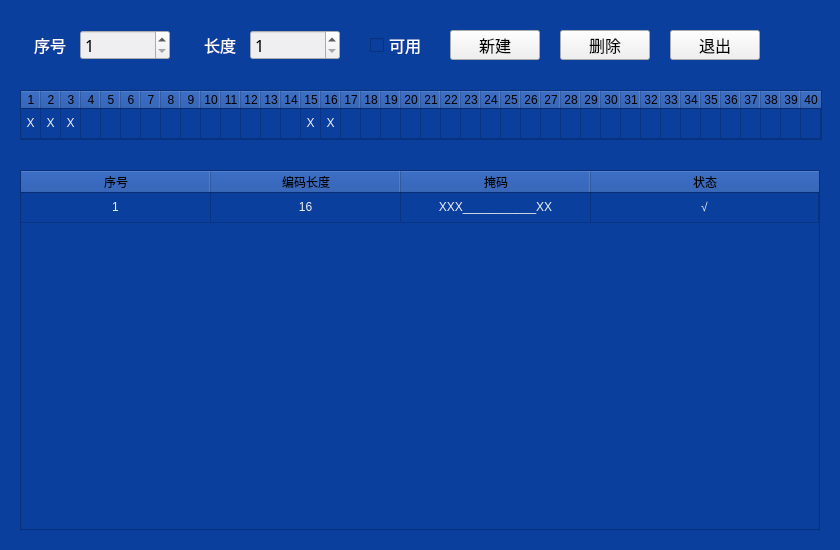
<?xml version="1.0" encoding="UTF-8"?>
<ui version="4.0">
 <class>Form</class>
 <widget class="QWidget" name="Form">
  <property name="geometry">
   <rect>
    <x>0</x>
    <y>0</y>
    <width>840</width>
    <height>550</height>
   </rect>
  </property>
  <property name="windowTitle">
   <string>编码规则</string>
  </property>
  <property name="styleSheet">
   <string notr="true">QWidget
{
background-color: rgb(11,63,158);
}</string>
  </property>
  <widget class="QLabel" name="label_22">
   <property name="geometry">
    <rect>
     <x>200</x>
     <y>30</y>
     <width>40</width>
     <height>30</height>
    </rect>
   </property>
   <property name="font">
    <font>
     <family>微软雅黑</family>
     <pointsize>12</pointsize>
    </font>
   </property>
   <property name="styleSheet">
    <string notr="true">color: rgb(255, 255, 255);
border:0px;</string>
   </property>
   <property name="text">
    <string>长度</string>
   </property>
   <property name="alignment">
    <set>Qt::AlignCenter</set>
   </property>
  </widget>
  <widget class="QSpinBox" name="spinBox_5">
   <property name="geometry">
    <rect>
     <x>250</x>
     <y>30</y>
     <width>90</width>
     <height>30</height>
    </rect>
   </property>
   <property name="font">
    <font>
     <family>微软雅黑</family>
     <pointsize>12</pointsize>
    </font>
   </property>
   <property name="styleSheet">
    <string notr="true">background-color: rgb(239, 239, 241);</string>
   </property>
   <property name="wrapping">
    <bool>false</bool>
   </property>
   <property name="frame">
    <bool>true</bool>
   </property>
   <property name="buttonSymbols">
    <enum>QAbstractSpinBox::UpDownArrows</enum>
   </property>
   <property name="minimum">
    <number>1</number>
   </property>
   <property name="maximum">
    <number>37</number>
   </property>
  </widget>
  <widget class="QCheckBox" name="checkBox_6">
   <property name="geometry">
    <rect>
     <x>370</x>
     <y>30</y>
     <width>60</width>
     <height>30</height>
    </rect>
   </property>
   <property name="font">
    <font>
     <family>微软雅黑</family>
     <pointsize>12</pointsize>
    </font>
   </property>
   <property name="styleSheet">
    <string notr="true">color: rgb(255, 255, 255);</string>
   </property>
   <property name="text">
    <string>可用</string>
   </property>
  </widget>
  <widget class="QPushButton" name="pushButton_3">
   <property name="geometry">
    <rect>
     <x>450</x>
     <y>30</y>
     <width>90</width>
     <height>30</height>
    </rect>
   </property>
   <property name="font">
    <font>
     <family>微软雅黑</family>
     <pointsize>12</pointsize>
    </font>
   </property>
   <property name="styleSheet">
    <string notr="true">background-color: rgb(239, 239, 241);</string>
   </property>
   <property name="text">
    <string>新建</string>
   </property>
  </widget>
  <widget class="QPushButton" name="pushButton_4">
   <property name="geometry">
    <rect>
     <x>560</x>
     <y>30</y>
     <width>90</width>
     <height>30</height>
    </rect>
   </property>
   <property name="font">
    <font>
     <family>微软雅黑</family>
     <pointsize>12</pointsize>
    </font>
   </property>
   <property name="styleSheet">
    <string notr="true">background-color: rgb(239, 239, 241);</string>
   </property>
   <property name="text">
    <string>删除</string>
   </property>
  </widget>
  <widget class="QTableWidget" name="tableWidget">
   <property name="geometry">
    <rect>
     <x>20</x>
     <y>90</y>
     <width>802</width>
     <height>50</height>
    </rect>
   </property>
   <property name="styleSheet">
    <string notr="true">QTableWidget
{
color:rgb(239, 239, 241);
}

QHeaderView::section
{
color:rgb(0, 0, 0);
}</string>
   </property>
   <attribute name="horizontalHeaderDefaultSectionSize">
    <number>20</number>
   </attribute>
   <attribute name="horizontalHeaderStretchLastSection">
    <bool>false</bool>
   </attribute>
   <attribute name="verticalHeaderVisible">
    <bool>false</bool>
   </attribute>
   <attribute name="verticalHeaderStretchLastSection">
    <bool>true</bool>
   </attribute>
   <row>
    <property name="text">
     <string>新建行</string>
    </property>
   </row>
   <column>
    <property name="text">
     <string>1</string>
    </property>
   </column>
   <column>
    <property name="text">
     <string>2</string>
    </property>
   </column>
   <column>
    <property name="text">
     <string>3</string>
    </property>
   </column>
   <column>
    <property name="text">
     <string>4</string>
    </property>
   </column>
   <column>
    <property name="text">
     <string>5</string>
    </property>
   </column>
   <column>
    <property name="text">
     <string>6</string>
    </property>
   </column>
   <column>
    <property name="text">
     <string>7</string>
    </property>
   </column>
   <column>
    <property name="text">
     <string>8</string>
    </property>
   </column>
   <column>
    <property name="text">
     <string>9</string>
    </property>
   </column>
   <column>
    <property name="text">
     <string>10</string>
    </property>
   </column>
   <column>
    <property name="text">
     <string>11</string>
    </property>
   </column>
   <column>
    <property name="text">
     <string>12</string>
    </property>
   </column>
   <column>
    <property name="text">
     <string>13</string>
    </property>
   </column>
   <column>
    <property name="text">
     <string>14</string>
    </property>
   </column>
   <column>
    <property name="text">
     <string>15</string>
    </property>
   </column>
   <column>
    <property name="text">
     <string>16</string>
    </property>
   </column>
   <column>
    <property name="text">
     <string>17</string>
    </property>
   </column>
   <column>
    <property name="text">
     <string>18</string>
    </property>
   </column>
   <column>
    <property name="text">
     <string>19</string>
    </property>
   </column>
   <column>
    <property name="text">
     <string>20</string>
    </property>
   </column>
   <column>
    <property name="text">
     <string>21</string>
    </property>
   </column>
   <column>
    <property name="text">
     <string>22</string>
    </property>
   </column>
   <column>
    <property name="text">
     <string>23</string>
    </property>
   </column>
   <column>
    <property name="text">
     <string>24</string>
    </property>
   </column>
   <column>
    <property name="text">
     <string>25</string>
    </property>
   </column>
   <column>
    <property name="text">
     <string>26</string>
    </property>
   </column>
   <column>
    <property name="text">
     <string>27</string>
    </property>
   </column>
   <column>
    <property name="text">
     <string>28</string>
    </property>
   </column>
   <column>
    <property name="text">
     <string>29</string>
    </property>
   </column>
   <column>
    <property name="text">
     <string>30</string>
    </property>
   </column>
   <column>
    <property name="text">
     <string>31</string>
    </property>
   </column>
   <column>
    <property name="text">
     <string>32</string>
    </property>
   </column>
   <column>
    <property name="text">
     <string>33</string>
    </property>
   </column>
   <column>
    <property name="text">
     <string>34</string>
    </property>
   </column>
   <column>
    <property name="text">
     <string>35</string>
    </property>
   </column>
   <column>
    <property name="text">
     <string>36</string>
    </property>
   </column>
   <column>
    <property name="text">
     <string>37</string>
    </property>
   </column>
   <column>
    <property name="text">
     <string>38</string>
    </property>
   </column>
   <column>
    <property name="text">
     <string>39</string>
    </property>
   </column>
   <column>
    <property name="text">
     <string>40</string>
    </property>
   </column>
   <item row="0" column="0">
    <property name="text">
     <string>X</string>
    </property>
    <property name="textAlignment">
     <set>AlignCenter</set>
    </property>
   </item>
   <item row="0" column="1">
    <property name="text">
     <string>X</string>
    </property>
    <property name="textAlignment">
     <set>AlignCenter</set>
    </property>
   </item>
   <item row="0" column="2">
    <property name="text">
     <string>X</string>
    </property>
    <property name="textAlignment">
     <set>AlignCenter</set>
    </property>
   </item>
   <item row="0" column="14">
    <property name="text">
     <string>X</string>
    </property>
    <property name="textAlignment">
     <set>AlignCenter</set>
    </property>
   </item>
   <item row="0" column="15">
    <property name="text">
     <string>X</string>
    </property>
    <property name="textAlignment">
     <set>AlignCenter</set>
    </property>
   </item>
  </widget>
  <widget class="QTableWidget" name="tableWidget_2">
   <property name="geometry">
    <rect>
     <x>20</x>
     <y>170</y>
     <width>800</width>
     <height>360</height>
    </rect>
   </property>
   <property name="styleSheet">
    <string notr="true">QTableWidget
{
color:rgb(239, 239, 241);
}

QHeaderView::section
{
color:rgb(0, 0, 0);
}</string>
   </property>
   <attribute name="horizontalHeaderDefaultSectionSize">
    <number>190</number>
   </attribute>
   <attribute name="horizontalHeaderStretchLastSection">
    <bool>true</bool>
   </attribute>
   <attribute name="verticalHeaderVisible">
    <bool>false</bool>
   </attribute>
   <attribute name="verticalHeaderStretchLastSection">
    <bool>false</bool>
   </attribute>
   <row>
    <property name="text">
     <string/>
    </property>
   </row>
   <column>
    <property name="text">
     <string>序号</string>
    </property>
    <property name="textAlignment">
     <set>AlignCenter</set>
    </property>
   </column>
   <column>
    <property name="text">
     <string>编码长度</string>
    </property>
    <property name="textAlignment">
     <set>AlignCenter</set>
    </property>
   </column>
   <column>
    <property name="text">
     <string>掩码</string>
    </property>
    <property name="textAlignment">
     <set>AlignCenter</set>
    </property>
   </column>
   <column>
    <property name="text">
     <string>状态</string>
    </property>
    <property name="textAlignment">
     <set>AlignCenter</set>
    </property>
   </column>
   <item row="0" column="0">
    <property name="text">
     <string>1</string>
    </property>
    <property name="textAlignment">
     <set>AlignCenter</set>
    </property>
   </item>
   <item row="0" column="1">
    <property name="text">
     <string>16</string>
    </property>
    <property name="textAlignment">
     <set>AlignCenter</set>
    </property>
   </item>
   <item row="0" column="2">
    <property name="text">
     <string>XXX___________XX</string>
    </property>
    <property name="textAlignment">
     <set>AlignCenter</set>
    </property>
   </item>
   <item row="0" column="3">
    <property name="text">
     <string>√</string>
    </property>
    <property name="textAlignment">
     <set>AlignCenter</set>
    </property>
   </item>
  </widget>
  <widget class="QPushButton" name="pushButton_5">
   <property name="geometry">
    <rect>
     <x>670</x>
     <y>30</y>
     <width>90</width>
     <height>30</height>
    </rect>
   </property>
   <property name="font">
    <font>
     <family>微软雅黑</family>
     <pointsize>12</pointsize>
    </font>
   </property>
   <property name="styleSheet">
    <string notr="true">background-color: rgb(239, 239, 241);</string>
   </property>
   <property name="text">
    <string>退出</string>
   </property>
  </widget>
  <widget class="QLabel" name="label_23">
   <property name="geometry">
    <rect>
     <x>30</x>
     <y>30</y>
     <width>40</width>
     <height>30</height>
    </rect>
   </property>
   <property name="font">
    <font>
     <family>微软雅黑</family>
     <pointsize>12</pointsize>
    </font>
   </property>
   <property name="styleSheet">
    <string notr="true">color: rgb(255, 255, 255);
border:0px;</string>
   </property>
   <property name="text">
    <string>序号</string>
   </property>
   <property name="alignment">
    <set>Qt::AlignCenter</set>
   </property>
  </widget>
  <widget class="QSpinBox" name="spinBox_6">
   <property name="geometry">
    <rect>
     <x>80</x>
     <y>30</y>
     <width>90</width>
     <height>30</height>
    </rect>
   </property>
   <property name="font">
    <font>
     <family>微软雅黑</family>
     <pointsize>12</pointsize>
    </font>
   </property>
   <property name="styleSheet">
    <string notr="true">background-color: rgb(239, 239, 241);</string>
   </property>
   <property name="wrapping">
    <bool>false</bool>
   </property>
   <property name="frame">
    <bool>true</bool>
   </property>
   <property name="buttonSymbols">
    <enum>QAbstractSpinBox::UpDownArrows</enum>
   </property>
   <property name="minimum">
    <number>1</number>
   </property>
   <property name="maximum">
    <number>37</number>
   </property>
  </widget>
 </widget>
 <resources/>
 <connections/>
</ui>
